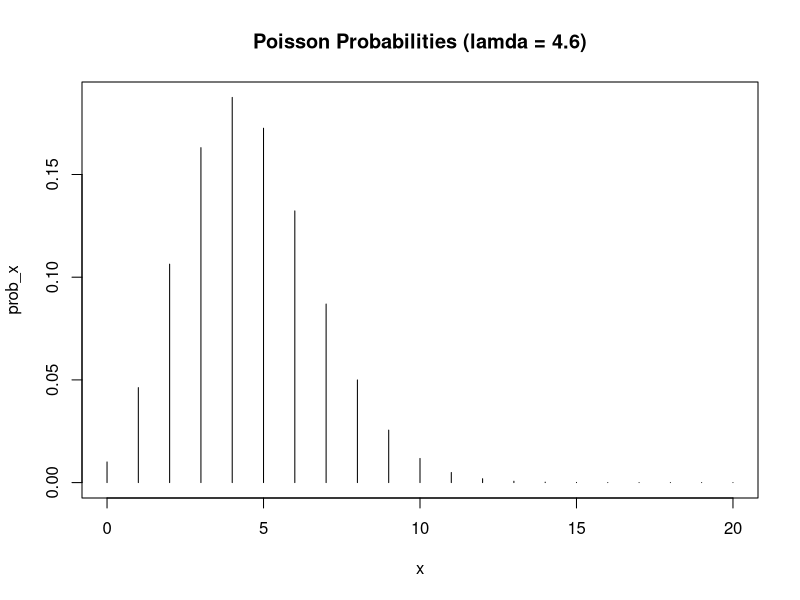
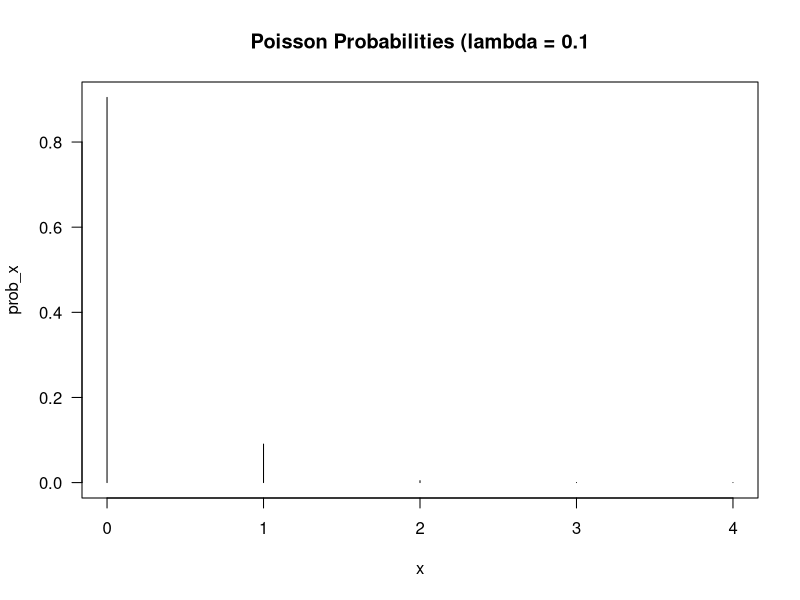
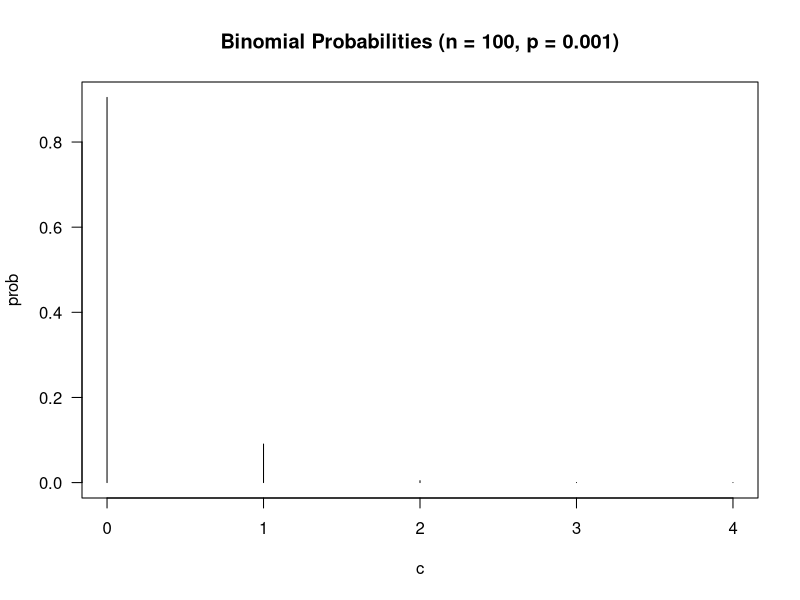

These charts were generated, in order, by the following R code:
# Lesson 05
# Author: MJG
# Last updated: 2015-04-21

# Clear workspace
rm(list=ls())

# Q1: Suppose a gambler goes to the race track to bet on four races. There are
# six horses in each race. He picks one at random out of each race and bets on
# each of the four selections. Assuming a binomial distributions, answer the
# following questions.

# Q1A: The gambler wins all four races.
Q1A <- dbinom(x = 4, size = 4, prob = 1/6)
round(Q1A, 4)

# Q1B: The gambler loses all four races.
Q1B <- dbinom(x = 0, size = 4, prob = 1/6)
round(Q1B, 4)

# Q1C: The gambler wins exactly one race.
Q1C <- dbinom(x = 1, size = 4, prob = 1/6)
round(Q1C, 4)

# Q1D: The gambler wins at least one race.
# Two ways, the first uses input from earlier:
Q1D <- 1 - Q1B
round(Q1D, 4)
# Second way, longer:
Q1D <- 1 - dbinom(x = 0, size = 4, prob = 1/6)
round(Q1D, 4)

# Q2: A woman claims she can tell by taste if cream is added before a tea bag
# is placed in a tea cup containing hot water. An experiment is designed. A
# series of cups of tea will be prepared with m of them having the cream added
# prior to the tea bag and m of them with the cream added after the tea bag. 
# This gives a total of 2m cups of tea. The sequence of tea cups is presented
# in random order. If the woman cannot discriminate it will be expected on 
# average she would guess at random and be correct on half the tea cups. Answer
# the following questions assuming the number of successes follows a binomial
# distribution with probability equal to 0.5 and 2m trials. That is we are 
# working with a binomial distribution (n = 2m, p = 0.5). The p = 0.5 comes 
# from the fact that half of the cups have cream added first and the other half
# do not.

# Q2A: If the total number of binomial trials is 2n = 20, what is the
# probability the woman is correct more than 15 out of 20 times?

# Use the distribution function and look at the upper tail:
# Important to note:
# The argument lower.tail = TRUE gives probabilities of x being q or less.
# The argument lower.tail = FALSE gives probabilities of x being greater than q.
Q2A <- pbinom(q = 15, size = 20, prob = 0.5, lower.tail = FALSE)
round(Q2A, 4)

# Q2B: To reduce the amount of labor, how small can the total number of
# binomial trials be while keeping the probability of 2n consecutive successes
# at or below 0.05? (We use 2n = the number of trials since half the cream first
# and half after the tea bag.)

# Use a while loop to achieve this:
target_p <- 0.05
current_p <- 1.0
n <- 0

while (current_p > target_p){
        # Since we increase by 2n per above
        n <- n + 2
        # Since we are using consecutive hits >= to n-1
        current_p <- pbinom(q = n-1, size = n, prob = 0.5, lower.tail = FALSE)
        # Print the results after each iteration
        cat("\n Number of Consecutive Cups Correctly Identified:", n, 
            "p_value: ", round(current_p, 4))
}

# Loop has finished so we have our answer:
cat("\n\nLady Tasting Tea Solution: ", n, "Consecutive Cups Correctly Labeled",
    "\n p-value: ", round(current_p, 4), "<= 0.05 critical value.")

# Q3: An emergency room has 4.6 serious accidents to handle on average each
# night. Using the Poisson distribution, calculate the distribution of accidents
# per night. (In other words, what is the probability of 0, 1, 2, ... accidents
# per night?) Plot the result.

# Use a for loop:
for (x in 0:20)
        cat("\n x: ", x, "prob: ", round(dpois(x, lambda = 4.6), 4))

# We can plot this as well:
x <- 0:20
prob_x <- dpois(x, lambda = 4.6)
plot(x, prob_x, last = 1, type = "h") # type = "h" is a trigger for histogram
title("Poisson Probabilities (lamda = 4.6)")

# Q4: A production process occasionally produces at random a defective product
# at a rate of 0.001. If these products are packaged 100 at a time in a box and
# sold, answer the following questions and compare your answers. Plot the
# distributions for each type of variable over the range of 0, 1, 2, 3, and 4.
# What do you conclude?

# Q4A: Using the binomial distribution, calculate the box has 0 defects.
Q4A <- dbinom(x = 0, size = 100, prob = 0.001)
round(Q4A, 4)

# Q4B: Using the Poisson distribution, calculate the box has 0 defects.
Q4B <- dpois(x = 0, lambda = (100 * 0.001))
round(Q4B, 4)

# Q4C: Plot and compare
x <- 0:4
prob_x <- dpois(x, lambda = (100 * 0.001))
plot(x, prob_x, las = 1, type ="h")
title("Poisson Probabilities (lambda = 0.1")

c <- c(0, 1, 2, 3, 4)
prob <- dbinom(x = c, size = 100, prob = 0.001)
plot(c, prob, las = 1, type = "h")
title("Binomial Probabilities (n = 100, p = 0.001)")
